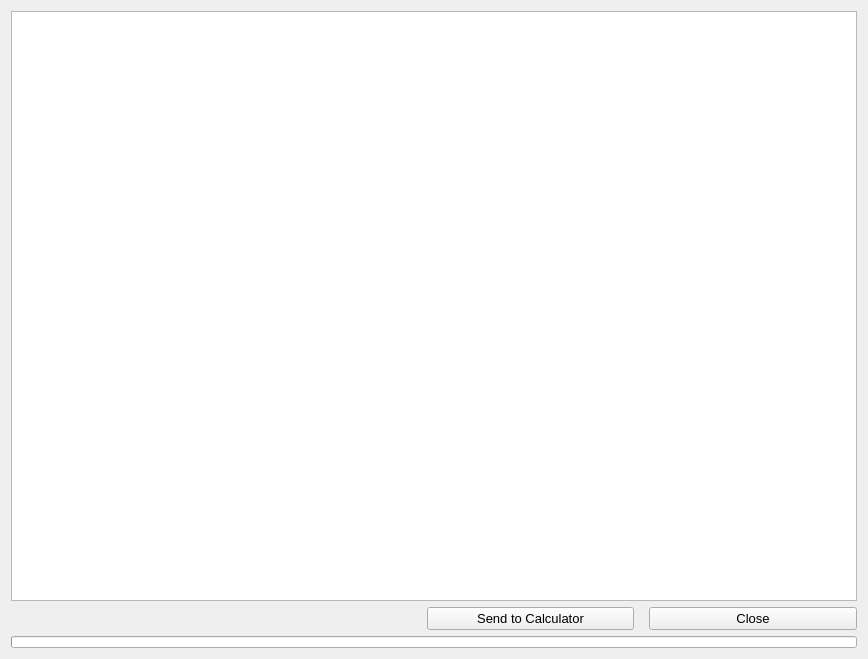
<?xml version="1.0" encoding="UTF-8"?>
<ui version="4.0">
 <class>dlg_taggedPointsTable</class>
 <widget class="QWidget" name="dlg_taggedPointsTable">
  <property name="geometry">
   <rect>
    <x>0</x>
    <y>0</y>
    <width>868</width>
    <height>659</height>
   </rect>
  </property>
  <property name="windowTitle">
   <string>Form</string>
  </property>
  <layout class="QVBoxLayout" name="verticalLayout" stretch="90,5,5">
   <item>
    <layout class="QHBoxLayout" name="horizontalLayout">
     <item>
      <widget class="QTableView" name="tV_taggedPoints"/>
     </item>
    </layout>
   </item>
   <item>
    <layout class="QHBoxLayout" name="horizontalLayout_2" stretch="50,25,25">
     <property name="spacing">
      <number>15</number>
     </property>
     <item>
      <spacer name="horizontalSpacer">
       <property name="orientation">
        <enum>Qt::Horizontal</enum>
       </property>
       <property name="sizeHint" stdset="0">
        <size>
         <width>40</width>
         <height>20</height>
        </size>
       </property>
      </spacer>
     </item>
     <item>
      <widget class="QPushButton" name="btn_sendToCalculator">
       <property name="font">
        <font>
         <family>Arial</family>
         <pointsize>10</pointsize>
         <weight>50</weight>
         <bold>false</bold>
        </font>
       </property>
       <property name="text">
        <string notr="true">Send to Calculator</string>
       </property>
      </widget>
     </item>
     <item>
      <widget class="QPushButton" name="btn_close">
       <property name="font">
        <font>
         <family>Arial</family>
         <pointsize>10</pointsize>
        </font>
       </property>
       <property name="text">
        <string notr="true">Close</string>
       </property>
      </widget>
     </item>
    </layout>
   </item>
   <item>
    <widget class="QProgressBar" name="pb_operating">
     <property name="font">
      <font>
       <pointsize>2</pointsize>
      </font>
     </property>
     <property name="value">
      <number>0</number>
     </property>
     <property name="textVisible">
      <bool>false</bool>
     </property>
     <property name="format">
      <string notr="true">%p%</string>
     </property>
    </widget>
   </item>
  </layout>
 </widget>
 <resources/>
 <connections/>
</ui>
